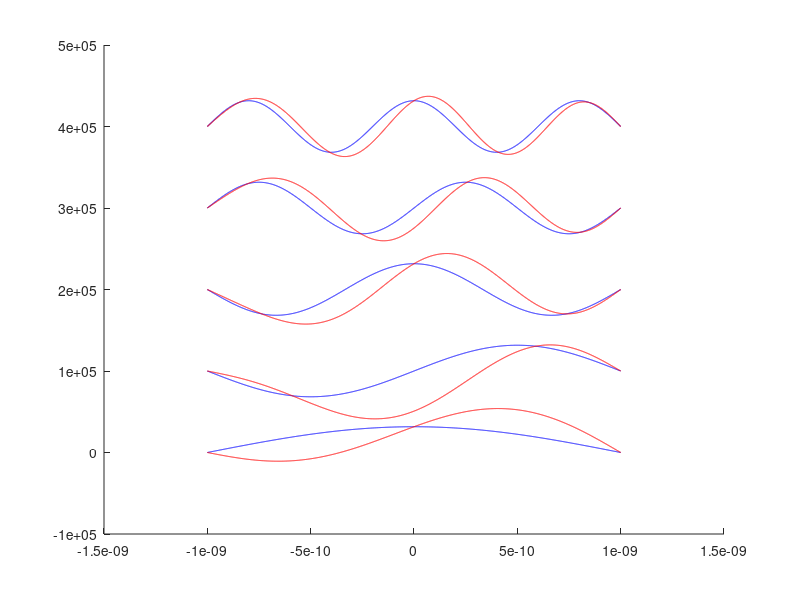
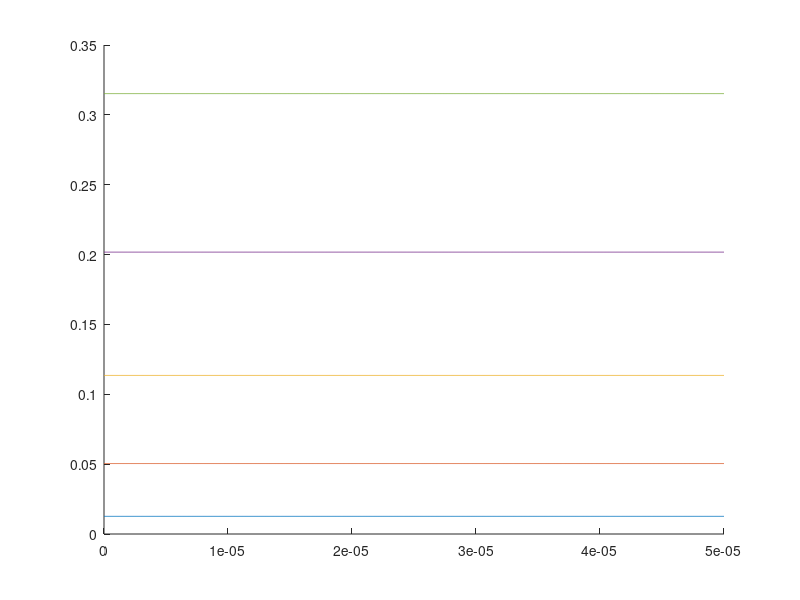
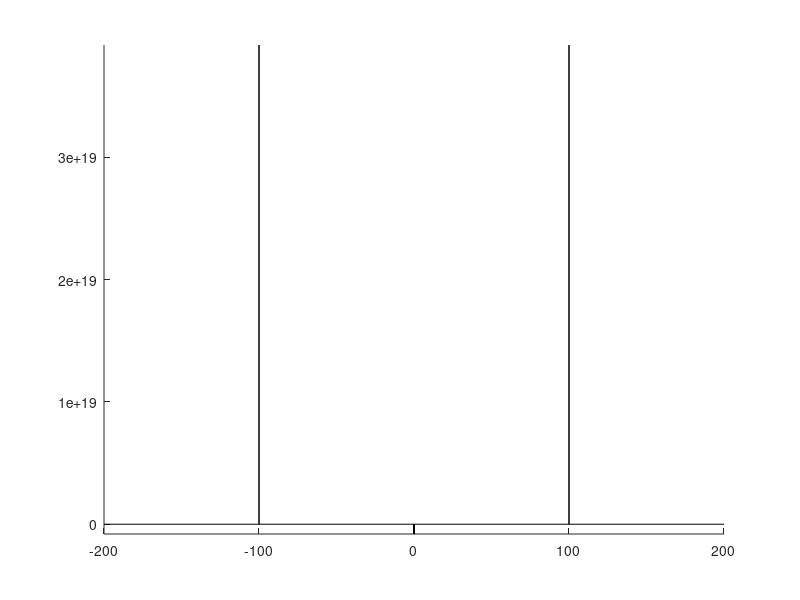
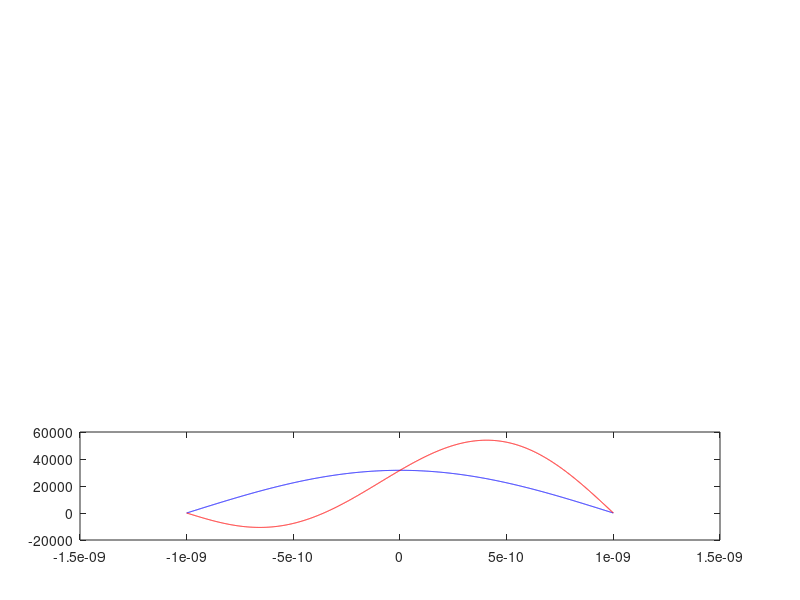

Here is the MATLAB script that generated these plots, in order: (Note: this script raises an error after producing the figures.)
% Soll grafik 1: Psi(x)
% Variablen:
%  l
%  x
%  epsilon (= 1)
%  n
%  Psi(x)
% Ausgabe in PS und PDF

% Soll grafik 2: E(n, a)
% Variablen:
%  l
%  epsilon
%  n
%  E(n, a)
% Ausgabe in PS und PDF

%-----Variabeln-----
l = 10^-9;
xSteps = 225;
xSteps = 4000;
delta = (2*l/xSteps);
%x = -l*1.5 : delta : +l*1.5;
x = -l : delta : +l;
n = 1 : 200;
nPlot = 1 : 5;
kurvenVersatz = 1e5
%n = [1, 2];

if exist('surpress') == 1
  if surpress == 1
    safe = 0
  end
else
  safe = 1
end
surpress = 0;


%-----Verarbeitung-----
m = 9.10938291*10^-31;    % Elektronenmasse
h = 6062606957*10^-34;    % Planck-Konstante
hQuer = h/2*pi;
E = zeros(1, length(n));
Psi = zeros(length(n), length(x));
for ln = n
    E(ln) = h^2*ln^2 / (32*m*l^2);
    %k = sqrt(2*m*E/(hQuer^2));
    %k = ln*pi*x / (2*l);
    k = pi/l * (n+1/2);
    LamdaP = 1i*k;
    LamdaN = -LamdaP;
    %y = (exp(LamdaP(ln)*x) + (-1)^(ln+1).*exp(LamdaN(ln)*x)) ./ (2*1i^(ln+1));
    if mod(ln, 2) == 0
        y = sin(ln*pi*x/(2*l));
    else
        y = cos(ln*pi*x/(2*l));
    end
    Psi(ln,1:length(x)) = 1/sqrt(l) .* y;
end




%-----Verarbeitung gestoert-----
gamma = 0;
epsilon = 5*10^-5;
E1_k = zeros(1, length(n));
H1 = x * -1;
PsiG = zeros(length(n), length(x));

psi1_l = zeros(length(n), length(x));

parfor ln = n
  E1_k(ln) = dot(Psi(ln, :), H1.*Psi(ln, :));

  k = ln;
  for l = n % + ceil(l/2)
    if mod((l + k), 2) == 1
%      psi0_l = sum(~Psi(l, :).*H1.*Psi(k, :).*delta) / (E(k)-E(l));
      psi0_l = dot(Psi(l, :), H1.*Psi(k, :)) / (E(k)-E(l));
      psi1_l(ln, :) = psi1_l(ln, :) + psi0_l .* Psi(l, :);
    end
  end
end




%-----Plot grafik 1: Psi(x)-----
clf('reset')      % clear figure
hold on;

s = zeros(1, length(n));
for ln = nPlot    % ungestoerter Plot
  %plot(x, Psi(ln, :) + (ln-1)*2e05, 'Color', 'black')    % Psi
    plot(x, Psi(ln, :) +(ln-1)*kurvenVersatz, 'Color', 'blue')    % Psi

  s(ln) = sum(Psi(ln, :).^2.*delta);
end

% print('Psi_ungestoert', '-depsc', '-noui')
% print('Psi_ungestoert', '-dpdf', '-noui')

% figure
% hold on;

sG = zeros(1, length(n));
for ln = nPlot    % gestoerter Plot
  PsiG(ln, :) = (1+1i*epsilon*gamma).*Psi(ln, :) ...
                          + epsilon.*psi1_l(ln, :);
  %plot(x, PsiG(ln, 1:length(x)) + (ln-1)*2e05, 'Color', 'red')    % Psi
    plot(x, PsiG(ln, 1:length(x)) + (ln-1)*kurvenVersatz, 'Color', 'red')    % Psi

  sG(ln) = sum(PsiG(ln, :).^2.*delta);
end

% print('Psi_gestoert', '-depsc', '-noui')
if safe; print('Psi_gestoert', '-dpdf', '-noui'); end

%-----Plot grafik 2: E(n, a)-----
figure
hold on;
%epsilon = 3 *10^12
xEpsilon = 0 : epsilon / xSteps : epsilon;
for ln = nPlot    % Energie Plot
  plot(xEpsilon, E(ln) + xEpsilon*E1_k(ln))    % Psis
end

%print('Energie_gestoert', '-depsc', '-noui')
if safe; print('Energie_gestoert', '-dpdf', '-noui'); end

%----- Abstaende 0-Durchgang 100-ste Energie -----
figure
hold on;

nPlot = 100;
epsilon100 = 10^-3;


s = zeros(1, 2);
for ln = nPlot    % ungestoerter Plot
  %plot(x, Psi(ln, :) + (ln-1)*2e05, 'Color', 'black')    % Psi

  s(ln) = sum(Psi(ln, :).^2.*delta);

% print('Psi_ungestoert', '-depsc', '-noui')
% print('Psi_ungestoert', '-dpdf', '-noui')

% figure
% hold on;

%sG = zeros(1, 2);
% gestoerter Plot
  PsiG(ln, :) = (1+1i*epsilon*gamma).*Psi(ln, :) ...
                          + epsilon100.*psi1_l(ln, :);
  %plot(x, PsiG(ln, 1:length(x)) + (ln-1)*2e05, 'Color', 'red')    % Psi

%  sG(ln) = sum(PsiG(ln, :).^2.*delta);




% differenz
  signPsiG = sign(PsiG(ln, :));
  zeroA = x(find(signPsiG(:) == 0));
  
  zeroB = [];
  for i = 1:length(x)-1
    if (signPsiG(i)*signPsiG(i+1)) < 0
      d = (PsiG(ln, i)-PsiG(ln, i+1))/delta;
      zeroB = [zeroB, (x(i) + PsiG(ln, i)/d)];
      % zeroB = [zeroB, x(i)];
    end
  end

  zero = unique(sort([zeroA, zeroB, -l, l]));
  
  dPsiG = 2*l/ln;
  diffZero = (diff(zero)-dPsiG).*2e+17;
  
  
  % plot(zero, 0, 'xb')    % x-Markierung an den 0-Stellen
  hold on;
  % bar(zero(1:end-1)+dPsiG/2, diffZero, 1, 'y')
  % bar(zero(2:end), diffZero, 1, 'y')
  bar(zero(1:end-1)+diff(zero)/2, diffZero, 1, 'y')
  
  plot(x, Psi(ln, :) , 'Color', 'blue')             % Psi
  plot(x, PsiG(ln, 1:length(x)), 'Color', 'red')    % Psi gestört
end





axis([-l l -inf inf])

% print('Psi_gestoert', '-depsc', '-noui')
if safe; print('Psi_100_gestoert', '-dpdf', '-noui'); end




% figure
% hold on;
% 
% nPlot = 100;
% epsilon100 = 10^-3;
% 
% s = zeros(1, 2);
% for ln = nPlot    % ungestoerter Plot
%   % plot(x, Psi(ln, :) , 'Color', 'blue')    % Psi
% 
%   s(ln) = sum(Psi(ln, :).^2.*delta);
% end
% 
% 
% %sG = zeros(1, 2);
% for ln = nPlot    % gestoerter Plot
%   PsiG(ln, :) = (1+1i*epsilon*gamma).*Psi(ln, :)  + epsilon100.*psi1_l(ln, :);
%   % plot(x, PsiG(ln, 1:length(x)), 'Color', 'red')    % Psi
% 
%   % sG(ln) = sum(PsiG(ln, :).^2.*delta);
% end
% 
% % print('Psi_gestoert', '-depsc', '-noui')
% if safe; print('Psi_100_diff_gestoert', '-dpdf', '-noui'); end

%----- experimental -----
nPlot = [1, 13, 23, 42, 100];
nPlotSize = length(nPlot);
figure
hold on

%axis off;



%s = zeros(1, 2);
%sG = zeros(1, 2);
i = nPlotSize;
nFrac = 1/nPlotSize;
for ln = nPlot;    % ungestoerter Plot
%  subplot(nPlotSize, 1, (i))
  subplot('Position', [0.1, (nPlotSize-i)*nFrac*0.9+0.1, 0.8, nFrac*0.9])
  plot(x, Psi(ln, :) , 'Color', 'blue')    % Psi
  s(ln) = sum(Psi(ln, :).^2.*delta);
  hold on
  
  % gestoert
  PsiG(ln, :) = (1+1i*epsilon*gamma).*Psi(ln, :) + epsilon.*psi1_l(ln, :);
  plot(x, PsiG(ln, 1:length(x)), 'Color', 'red')    % Psi
  
  ylabel(ln,'rot', 0)
  set(gca,'YTickLabel',{})
  if i < nPlotSize
  set(gca,'XTickLabel',{})
  end

%  sG(ln) = sum(PsiG(ln, :).^2.*delta);
  i = i-1;
end


if safe; print('Psi_SubPlots_gestoert', '-dpdf', '-noui'); end

hold off
